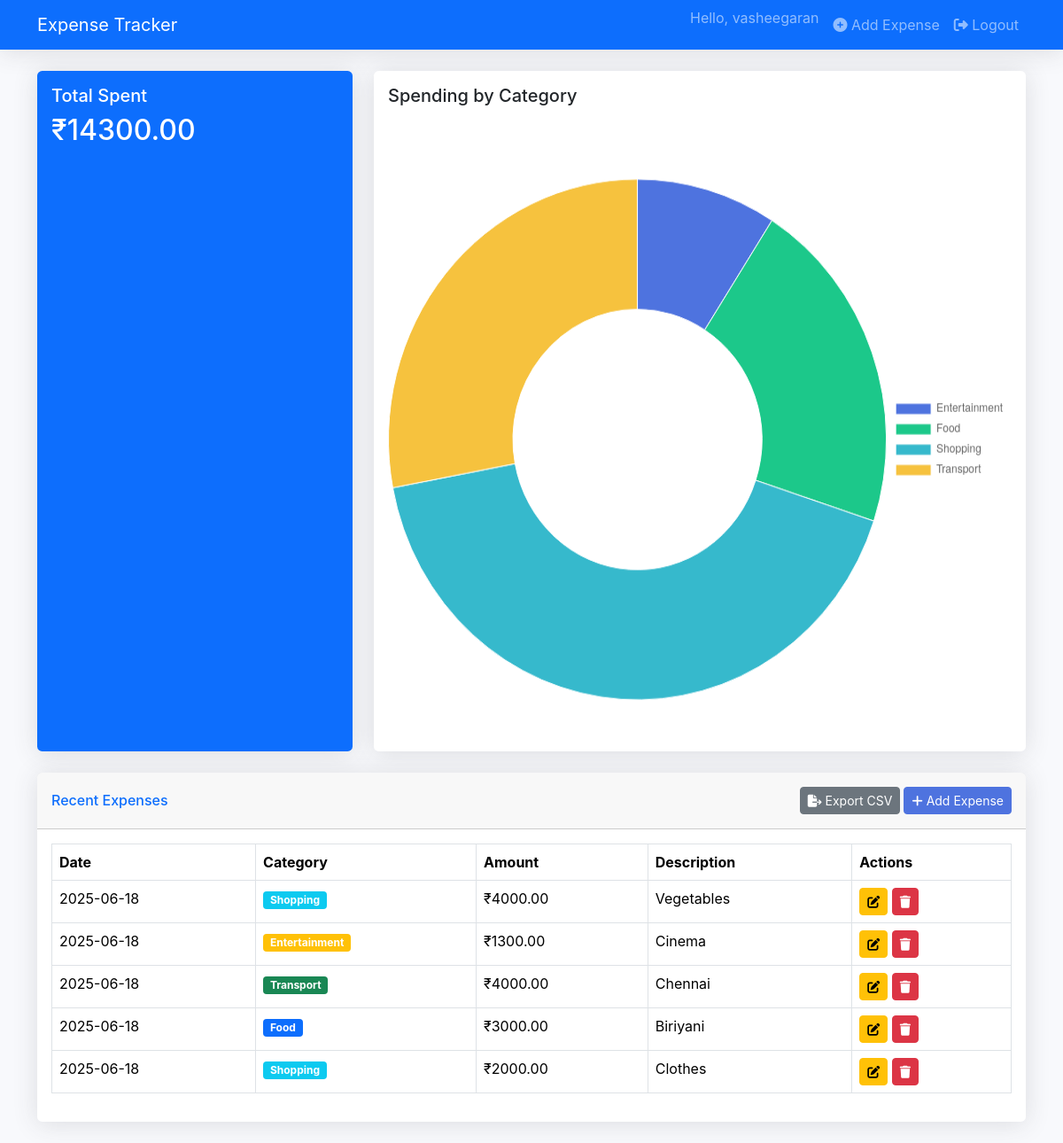
Screenshot of / (signed in) with the database file from the repository.
### app.py (models this page shows)
class User(db.Model, UserMixin):
    id = db.Column(db.Integer, primary_key=True)
    username = db.Column(db.String(80), unique=True, nullable=False)
    email = db.Column(db.String(120), unique=True, nullable=False)
    password = db.Column(db.String(200), nullable=False)
    expenses = db.relationship('Expense', backref='user', lazy=True)
    budgets = db.relationship('Budget', backref='user', lazy=True)

class Expense(db.Model):
    id = db.Column(db.Integer, primary_key=True)
    amount = db.Column(db.Float, nullable=False)
    category = db.Column(db.String(50), nullable=False)
    description = db.Column(db.String(200))
    date = db.Column(db.DateTime, default=datetime.utcnow)
    user_id = db.Column(db.Integer, db.ForeignKey('user.id'), nullable=False)

### app.py (the view)
@app.route('/')
@login_required
def index():
    expenses = Expense.query.filter_by(user_id=current_user.id).order_by(Expense.date.desc()).all()
    total_spent = sum(expense.amount for expense in expenses)
    categories = db.session.query(
        Expense.category,
        db.func.sum(Expense.amount).label('total')
    ).filter_by(user_id=current_user.id).group_by(Expense.category).all()
    return render_template('index.html',
                         expenses=expenses,
                         total_spent=total_spent,
                         categories=categories)

### app.py (called while the page is built)
@login_manager.user_loader
def load_user(user_id):
    return User.query.get(int(user_id))

### templates/index.html
{% extends "base.html" %}
{% block content %}
<div class="row">
    <div class="col-md-4 mb-4">
        <div class="card text-white bg-primary h-100">
            <div class="card-body">
                <h5 class="card-title">Total Spent</h5>
                <h2 class="card-text">₹{{ "%.2f"|format(total_spent) }}</h2>
            </div>
        </div>
    </div>
    <div class="col-md-8 mb-4">
        <div class="card h-100">
            <div class="card-body">
                <h5 class="card-title">Spending by Category</h5>
                <canvas id="categoryChart" height="200"></canvas>
            </div>
        </div>
    </div>
</div>
<div class="card shadow mb-4">
    <div class="card-header py-3 d-flex justify-content-between align-items-center">
        <h6 class="m-0 font-weight-bold text-primary">Recent Expenses</h6>
        <div>
            <a href="{{ url_for('export_csv') }}" class="btn btn-sm btn-secondary">
                <i class="fas fa-file-export"></i> Export CSV
            </a>
            <a href="{{ url_for('add_expense') }}" class="btn btn-sm btn-primary">
                <i class="fas fa-plus"></i> Add Expense
            </a>
        </div>
    </div>
    <div class="card-body">
        <div class="table-responsive">
            <table class="table table-bordered" id="dataTable" width="100%" cellspacing="0">
                <thead>
                    <tr>
                        <th>Date</th>
                        <th>Category</th>
                        <th>Amount</th>
                        <th>Description</th>
                        <th>Actions</th>
                    </tr>
                </thead>
                <tbody>
                    {% for expense in expenses %}
                    <tr>
                        <td>{{ expense.date.strftime('%Y-%m-%d') }}</td>
                        <td>
                            <span class="badge bg-{{
                                'primary' if expense.category == 'Food' else
                                'success' if expense.category == 'Transport' else
                                'info' if expense.category == 'Shopping' else
                                'warning' if expense.category == 'Entertainment' else
                                'danger'
                            }}">
                                {{ expense.category }}
                            </span>
                        </td>
                        <td>₹{{ "%.2f"|format(expense.amount) }}</td>
                        <td>{{ expense.description }}</td>
                        <td>
                            <a href="{{ url_for('edit_expense', id=expense.id) }}" class="btn btn-sm btn-warning">
                                <i class="fas fa-edit"></i>
                            </a>
                            <form method="POST" action="{{ url_for('delete_expense', id=expense.id) }}" class="d-inline">
                                <button type="submit" class="btn btn-sm btn-danger"
                                    onclick="return confirm('Are you sure you want to delete this expense?');">
                                    <i class="fas fa-trash"></i>
                                </button>
                            </form>
                        </td>
                    </tr>
                    {% endfor %}
                </tbody>
            </table>
        </div>
    </div>
</div>
{% endblock %}
{% block scripts %}
<script>
document.addEventListener('DOMContentLoaded', function() {
    fetch("{{ url_for('chart_data') }}")
        .then(response => response.json())
        .then(data => {
            const ctx = document.getElementById('categoryChart').getContext('2d');
            new Chart(ctx, {
                type: 'doughnut',
                data: {
                    labels: data.labels,
                    datasets: [{
                        data: data.data,
                        backgroundColor: data.colors,
                        borderWidth: 1
                    }]
                },
                options: {
                    responsive: true,
                    plugins: {
                        legend: {
                            position: 'right',
                        },
                        tooltip: {
                            callbacks: {
                                label: function(context) {
                                    const label = context.label || '';
                                    const value = context.raw || 0;
                                    const total = context.dataset.data.reduce((a, b) => a + b, 0);
                                    const percentage = Math.round((value / total) * 100);
                                    return `${label}: ₹${value.toFixed(2)} (${percentage}%)`;
                                }
                            }
                        }
                    }
                }
            });
        });
});
</script>
{% endblock %}

### templates/base.html (shortened to what this page needs)
<!DOCTYPE html>
<html lang="en">
<head>
    <link href="https://cdn.jsdelivr.net/npm/bootstrap@5.3.2/dist/css/bootstrap.min.css" rel="stylesheet">
    <link rel="stylesheet" href="https://cdnjs.cloudflare.com/ajax/libs/font-awesome/6.4.2/css/all.min.css">
    <link rel="stylesheet" href="{{ url_for('static', filename='css/style.css') }}">
</head>
<body>
    <nav class="navbar navbar-expand-lg navbar-dark bg-primary">
        <div class="container">
            <a class="navbar-brand" href="{{ url_for('index') }}">Expense Tracker</a>
            <div class="collapse navbar-collapse" id="navbarNav">
                <ul class="navbar-nav ms-auto">
                    {% if current_user.is_authenticated %}
                    <li class="nav-item">
                        <span class="navbar-text me-2">Hello, {{ current_user.username }}</span>
                    </li>
                    <li class="nav-item">
                        <a class="nav-link" href="{{ url_for('add_expense') }}">
                            <i class="fas fa-plus-circle"></i> Add Expense
                        </a>
                    </li>
                    <li class="nav-item">
                        <a class="nav-link" href="{{ url_for('logout') }}">
                            <i class="fas fa-sign-out-alt"></i> Logout
                        </a>
                    </li>
                    {% endif %}
                </ul>
            </div>
        </div>
    </nav>
    <div class="container mt-4">
        {% block content %}{% endblock %}
    </div>
    {% block scripts %}{% endblock %}
</body>
</html>

### static/css/style.css (style rules this page uses)
body { background-color: #f8f9fc; font-family: 'Nunito', -apple-system, BlinkMacSystemFont, 'Segoe UI', Roboto, 'Helvetica Neue', Arial, sans-serif; min-height: 100vh; }
.card { border: none; border-radius: 0.35rem; box-shadow: 0 0.15rem 1.75rem 0 rgba(58, 59, 69, 0.15); }
.card-header { font-weight: 600; }
.table-responsive { display: block; width: 100%; overflow-x: auto; }
.badge { font-size: 0.75em; font-weight: 700; padding: 0.35em 0.65em; border-radius: 0.25rem; }
.btn-primary { background-color: #4e73df; border-color: #4e73df; }
.shadow { box-shadow: 0 0.15rem 1.75rem 0 rgba(58, 59, 69, 0.15) !important; }
.navbar { box-shadow: 0 0.15rem 1.75rem 0 rgba(58, 59, 69, 0.15); }
#categoryChart { width: 100% !important; height: 100% !important; }

### rows the page displays
User: username "vasheegaran"
Expense: date "2025-06-18", category "Shopping", amount "4000.00", description "Vegetables"
Expense: date "2025-06-18", category "Entertainment", amount "1300.00", description "Cinema"
Expense: date "2025-06-18", category "Transport", amount "4000.00", description "Chennai"
Expense: date "2025-06-18", category "Food", amount "3000.00", description "Biriyani"
Expense: date "2025-06-18", category "Shopping", amount "2000.00", description "Clothes"

### other values shown
{{ "%.2f"|format(total_spent) }} "14300.00"
